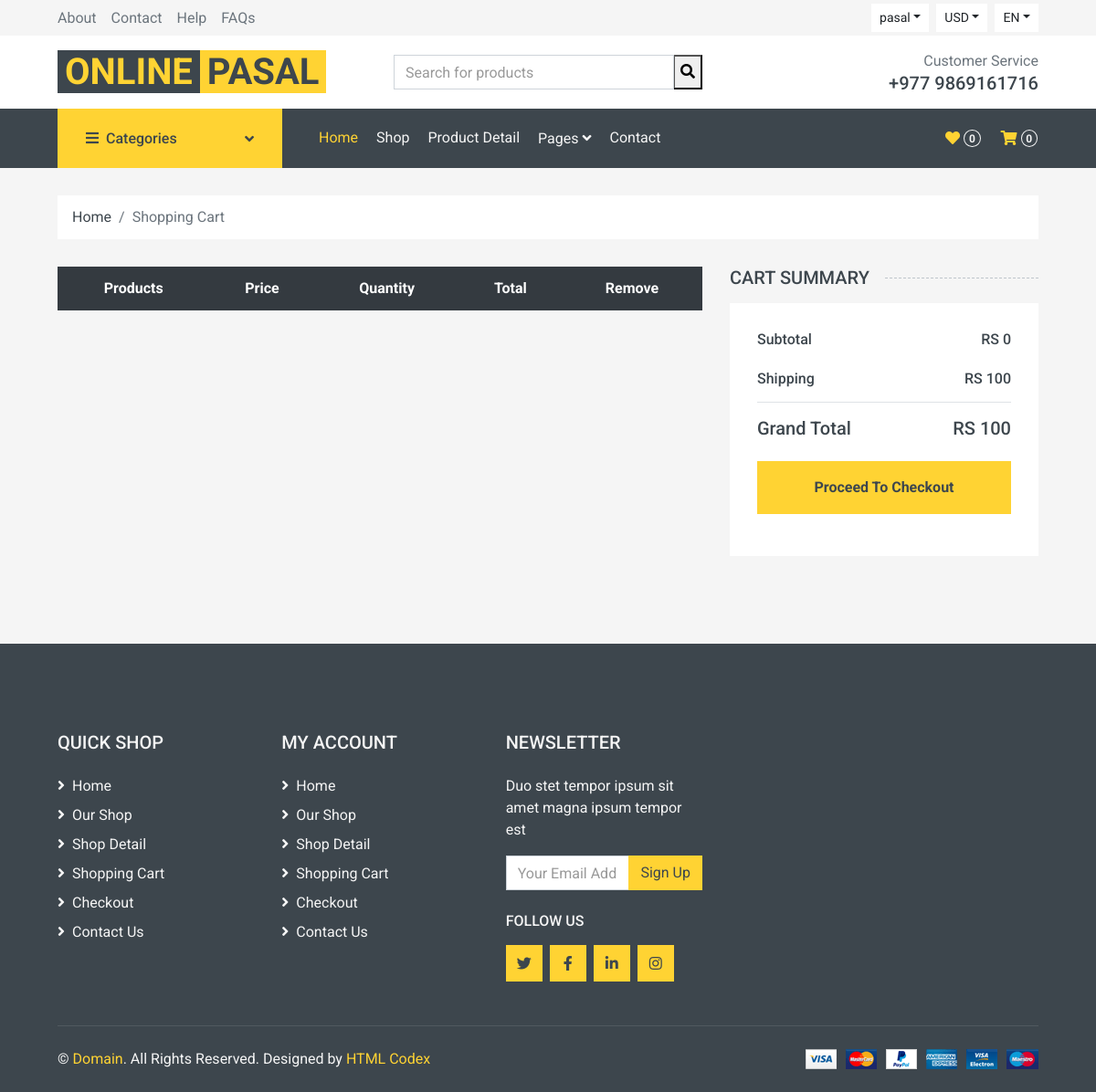
Before: /cart (signed in) with the older database file.
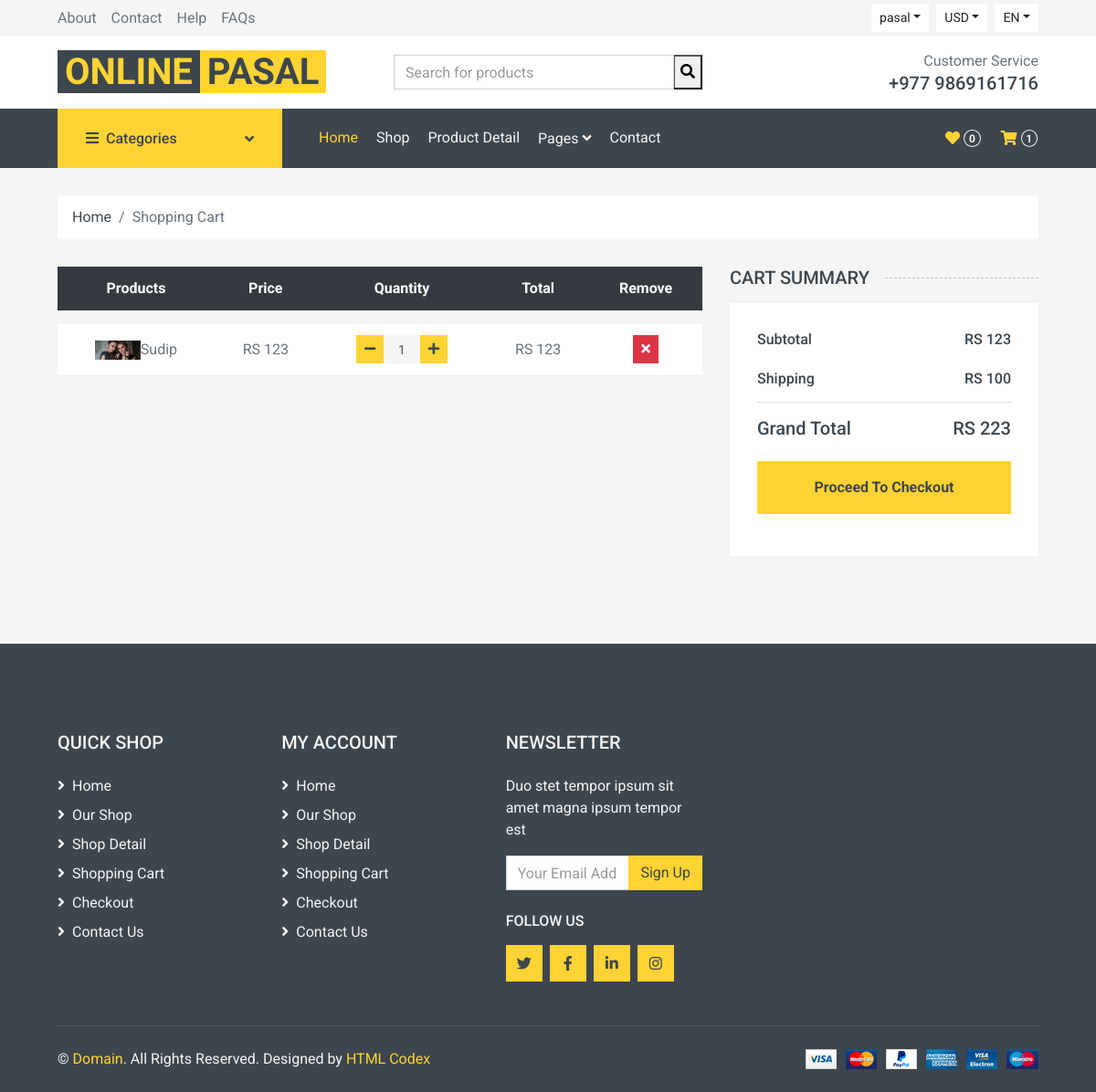
After: the same page with the newer database file.
### home/models.py (models this page shows, shortened)
class Cart(models.Model):
    username = models.CharField(max_length = 300)
    slug = models.CharField(max_length= 300)
    quantity = models.IntegerField()
    total = models.IntegerField()
    date = models.DateTimeField(auto_now_add= True)
    checkout = models.BooleanField(default = False)
    items = models.ForeignKey(Product, on_delete = models.CASCADE)

class Product(models.Model):
    name = models.CharField(max_length = 300)
    price = models.IntegerField()
    discounted_price = models.IntegerField()
    image = models.ImageField(upload_to = 'media')
    description = RichTextField()
    specification = RichTextField()
    category = models.ForeignKey(Category, on_delete = models.CASCADE)
    subcategory = models.ForeignKey(SubCategory, on_delete = models.CASCADE)
    brand = models.ForeignKey(Brand, on_delete = models.CASCADE)
    slug = models.CharField(max_length = 500, unique = True)
    status = models.CharField(choices= STATUS, max_length= 50)
    labels = models.CharField(choices = LABELS, max_length = 50)

### home/views.py (the view)
# urls.py: path('cart', CartView.as_view(), name = 'cart'),
class CartView(BaseView):
    def get(self, request):
        self.views["cart_counts"] = count_cart(request)
        self.views["wish_counts"] = count_wish(request)
        username = request.user.username
        self.views['cart_view'] = Cart.objects.filter(username = username )
        s = 0
        for i in self.views["cart_view"]:
            s = s + i.total
        self.views["sub_total"] = s
        self.views['delevery_charge'] = 100
        self.views['grand_total'] = s+100
        return render(request, 'cart.html', self.views)

### home/views.py (called while the page is built)
def count_cart(request):
    username = request.user.username
    cart_count = Cart.objects.filter(checkout = False, username = username).count()
    return cart_count

def count_wish(request):
    username = request.user.username
    wish_count = WishList.objects.filter(username = username).count()
    return wish_count

### templates/cart.html (shortened to what the changed rows need)
{% extends 'base.html' %}
{% block content %}
    <div class="container-fluid">
        <div class="row px-xl-5">
            <div class="col-lg-8 table-responsive mb-5">
                <table class="table table-light table-borderless table-hover text-center mb-0">
                    <thead class="thead-dark">
                        <tr>
                            <th>Products</th>
                            <th>Price</th>
                            <th>Quantity</th>
                            <th>Total</th>
                            <th>Remove</th>
                        </tr>
                    </thead>
                    <tbody class="align-middle">
                    {% for cart in cart_view %}
                        <tr>
                            <td class="align-middle"><img src="{{cart.items.image.url}}" alt="" style="width: 50px;">{{cart.items.name}}</td>
                            {% if cart.items.discounted_price > 0 %}
                            <td class="align-middle">RS {{cart.items.discounted_price}}</td>
                                {% else %}
                            <td class="align-middle">RS {{cart.items.price}}</td>
                            {% endif %}
                            <td class="align-middle">
                                <div class="input-group quantity mx-auto" style="width: 100px;">
                                    <div class="input-group-btn">
                                       <a href = "/reduce_quantity/{{cart.slug}}"> <button class="btn btn-sm btn-primary btn-minus" >
                                        <i class="fa fa-minus"></i>
                                        </button></a>
                                    </div>
                                    <input type="text" class="form-control form-control-sm bg-secondary border-0 text-center" value="{{cart.quantity}}">
                                    <div class="input-group-btn">
                                        <a href = "/add_to_cart/{{cart.slug}}"> <button class="btn btn-sm btn-primary btn-plus">
                                            <i class="fa fa-plus"></i>
                                        </button></a>
                                    </div>
                                </div>
                            </td>
                            <td class="align-middle">RS {{cart.total}}</td>
                            <td class="align-middle"><a href ="/delete_cart/{{cart.slug}}"><button class="btn btn-sm btn-danger"><i class="fa fa-times"></i></button></a</td>
                        </tr>
                    {% endfor %}
                    </tbody>
                </table>
            </div>
            <div class="col-lg-4">
                <div class="bg-light p-30 mb-5">
                    <div class="border-bottom pb-2">
                        <div class="d-flex justify-content-between mb-3">
                            <h6>Subtotal</h6>
                            <h6>RS {{sub_total}}</h6>
                        </div>
                    </div>
                    <div class="pt-2">
                        <div class="d-flex justify-content-between mt-2">
                            <h5>Grand Total</h5>
                            <h5>RS {{grand_total}}
                        </div>
                    </div>
                </div>
            </div>
        </div>
    </div>
{% endblock %}

### templates/base.html (shortened to what the changed rows need)
<!DOCTYPE html>
{% load static %}
<html lang="en">
<head>
    <link href="https://cdnjs.cloudflare.com/ajax/libs/font-awesome/5.10.0/css/all.min.css" rel="stylesheet">
    <link href="{% static 'lib/animate/animate.min.css' %}" rel="stylesheet">
    <link href="{% static 'lib/owlcarousel/assets/owl.carousel.min.css' %}" rel="stylesheet">
    <link href="{% static 'css/style.css' %}" rel="stylesheet">
</head>
<body>
    <div class="container-fluid bg-dark mb-30">
        <div class="row px-xl-5">
            <div class="col-lg-9">
                <nav class="navbar navbar-expand-lg bg-dark navbar-dark py-3 py-lg-0 px-0">
                    <div class="collapse navbar-collapse justify-content-between" id="navbarCollapse">
                        <div class="navbar-nav ml-auto py-0 d-none d-lg-block">
                            <a href="/cart" class="btn px-0 ml-3">
                                <i class="fas fa-shopping-cart text-primary"></i>
                                <span class="badge text-secondary border border-secondary rounded-circle" style="padding-bottom: 2px;">{{cart_counts}}</span>
                            </a>
                        </div>
                    </div>
                </nav>
            </div>
        </div>
    </div>
                {% block content %}
                {% endblock %}
</body>
</html>

Changed rows visible on the page:
added Cart: items.image (picture), items.name "Sudip", items.discounted_price "123", quantity "1", total "123"
Other visible differences:
{{ cart_counts }}: "0" → "1"
{{ sub_total }}: "0" → "123"
{{ grand_total }}: "100" → "223"
